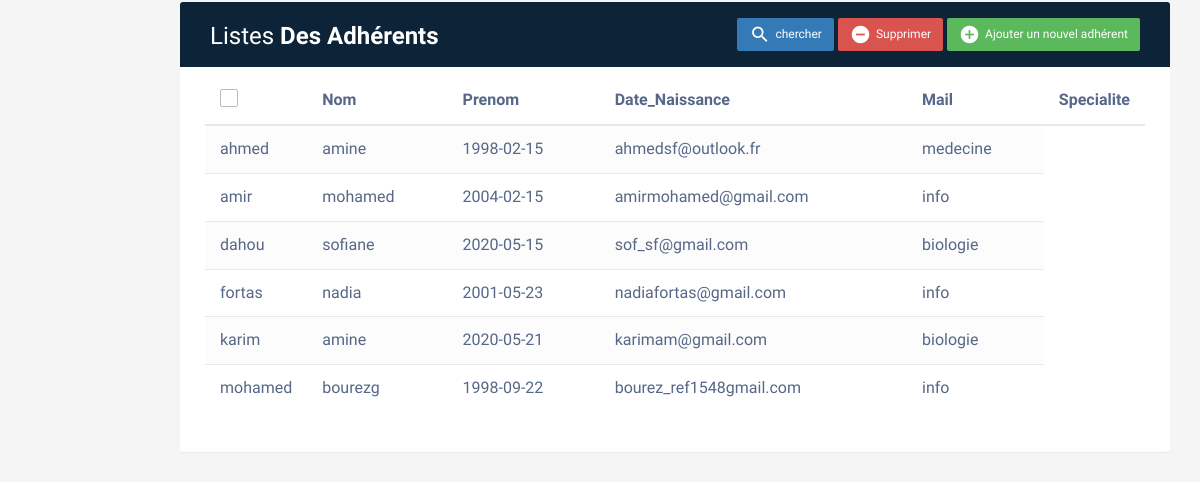
Screenshot of /fetch3.php with the database file from the repository.
### tables this page shows
CREATE TABLE IF NOT EXISTS `adherent` (
  `id` int(11) NOT NULL AUTO_INCREMENT,
  `id_service` int(11) NOT NULL,
  `nom` varchar(255) NOT NULL,
  `prenom` varchar(255) NOT NULL,
  `date_naissance` date NOT NULL,
  `mail` varchar(255) NOT NULL,
  `specialite` varchar(255) NOT NULL,
  `date_adhesion` date NOT NULL,
  `date_fin_adhesion` date NOT NULL,
  `tel` varchar(255) NOT NULL,
  `adresse` varchar(255) NOT NULL,
  `cotisation_annuaire` varchar(255) NOT NULL,
  `date_payement` date NOT NULL,
  `etat` tinyint(1) NOT NULL,
  PRIMARY KEY (`id`),
  KEY `id_service` (`id_service`)
);

### fetch3.php (the view, shortened to what this page needs)
<link rel="stylesheet" href="https://maxcdn.bootstrapcdn.com/font-awesome/4.7.0/css/font-awesome.min.css">
<link rel="stylesheet" href="https://maxcdn.bootstrapcdn.com/bootstrap/3.3.7/css/bootstrap.min.css">
</head>
<body>
<?php
$connect = mysqli_connect("localhost", "root", "zakidjellouli", "userd");
$output = '';
if(isset($_POST["query"]))
{
 $search = mysqli_real_escape_string($connect, $_POST["query"]);
 $query = "
  SELECT * FROM adherent
  WHERE nom LIKE '%".$search."%'
  OR prenom LIKE '%".$search."%'
  OR date_naissance LIKE '%".$search."%'
  OR mail LIKE '%".$search."%'
  OR specialite LIKE '%".$search."%'
 ";
}
else
{
 $query = "
  SELECT * FROM adherent ORDER BY nom
 ";
}
$result = mysqli_query($connect, $query);
if(mysqli_num_rows($result) > 0)
{
 $output .= '
<div class="container"><div class = "result"></div>
        <div class="table-wrapper">
            <div class="table-title">
                <div class="row">
                    <div class="col-sm-6">
      <h2>Listes<b> Des Adhérents</b></h2>
     </div>
     <div class="col-sm-6">
      <a href="#addEmployeeModal" class="btn btn-success" data-toggle="modal"><i class="material-icons"></i> <span>Ajouter un nouvel adhérent</span></a>
      <a href="#deleteEmployeeModalselected" class="btn btn-danger" data-toggle="modal"><i class="material-icons"></i> <span>Supprimer</span></a>
      <a href="#searchEmployeeModalselected" class="btn btn-primary" data-toggle="modal"><i class="material-icons">search</i> <span>chercher</span></a>
     </div>
                </div>
            </div>
            <table class="table table-striped table-hover">
                <thead>
     <tr>
      <th>
       <span class="custom-checkbox">
        <input type="checkbox" id="selectAll">
        <label for="selectAll"></label>
       </span>
 </th>
     <th>Nom</th>
     <th>Prenom</th>
     <th>Date_Naissance</th>
     <th>Mail</th>
     <th>Specialite</th>
    </tr>
    </thead>
                <tbody>
 ';
 while($row = mysqli_fetch_array($result))
 {
  $output .= '
   <tr>
    <td>'.$row["nom"].'</td>
    <td>'.$row["prenom"].'</td>
    <td>'.$row["date_naissance"].'</td>
    <td>'.$row["mail"].'</td>
    <td>'.$row["specialite"].'</td>
   </tr>
  ';
 }
 echo $output;
}
else
{
 echo  'Data Not Found';
}
?>

### fetch3.php (style rules this page uses)
body { color: #566787; background: #f5f5f5; font-family: 'Varela Round', sans-serif; font-size: 13px; }
.table-wrapper { background: #fff; padding: 20px 25px; margin: 2px 0; border-radius: 3px; box-shadow: 0 1px 1px rgba(0,0,0,.05); margin-left: 150px; }
.table-title { padding-bottom: 15px; background: #0d2438; color: #fff; padding: 16px 30px; margin: -20px -25px 10px; border-radius: 3px 3px 0 0; }
.table-title h2 { margin: 5px 0 0; font-size: 24px; }
.table-title .btn { color: #fff; float: right; font-size: 12px; border: none; min-width: 50px; border-radius: 2px; border: none; outline: none !important; margin-left: 4px; }
.table-title .btn i { float: left; font-size: 21px; margin-right: 5px; }
.table-title .btn span { float: left; margin-top: 2px; }
table.table tr th, table.table tr td { border-color: #e9e9e9; padding: 12px 15px; vertical-align: middle; }
table.table tr th:first-child { width: 60px; }
table.table tr th:last-child { width: 100px; }
table.table-striped tbody tr:nth-of-type(odd) { background-color: #fcfcfc; }
.custom-checkbox { position: relative; }
.custom-checkbox label:before { width: 18px; height: 18px; }
.custom-checkbox label:before { content: ''; margin-right: 10px; display: inline-block; vertical-align: text-top; background: white; border: 1px solid #bbb; border-radius: 2px; box-sizing: border-box; z-index: 2; }

### rows the page displays
adherent: nom "ahmed", prenom "amine", date_naissance "1998-02-15", mail "ahmedsf@outlook.fr", specialite "medecine"
adherent: nom "amir", prenom "mohamed", date_naissance "2004-02-15", mail "amirmohamed@gmail.com", specialite "info"
adherent: nom "dahou", prenom "sofiane", date_naissance "2020-05-15", mail "sof_sf@gmail.com", specialite "biologie"
adherent: nom "fortas", prenom "nadia", date_naissance "2001-05-23", mail "nadiafortas@gmail.com", specialite "info"
adherent: nom "karim", prenom "amine", date_naissance "2020-05-21", mail "karimam@gmail.com", specialite "biologie"
adherent: nom "mohamed", prenom "bourezg", date_naissance "1998-09-22", mail "bourez_ref1548gmail.com", specialite "info"
